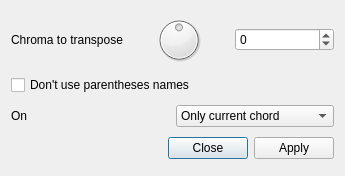
<?xml version="1.0" encoding="UTF-8"?>
<ui version="4.0">
 <class>DialogTranspose</class>
 <widget class="QDialog" name="DialogTranspose">
  <property name="geometry">
   <rect>
    <x>0</x>
    <y>0</y>
    <width>345</width>
    <height>176</height>
   </rect>
  </property>
  <property name="windowTitle">
   <string>Chord transposition</string>
  </property>
  <layout class="QHBoxLayout" name="horizontalLayout_4">
   <item>
    <layout class="QVBoxLayout" name="verticalLayout">
     <item>
      <layout class="QHBoxLayout" name="horizontalLayout">
       <item>
        <widget class="QLabel" name="labelChroma">
         <property name="text">
          <string>Chroma to transpose</string>
         </property>
        </widget>
       </item>
       <item>
        <widget class="QDial" name="dialChroma">
         <property name="minimum">
          <number>-12</number>
         </property>
         <property name="maximum">
          <number>12</number>
         </property>
        </widget>
       </item>
       <item>
        <widget class="QSpinBox" name="spinBoxChorma">
         <property name="minimum">
          <number>-12</number>
         </property>
         <property name="maximum">
          <number>12</number>
         </property>
        </widget>
       </item>
      </layout>
     </item>
     <item>
      <widget class="QCheckBox" name="checkBoxNoParenthese">
       <property name="text">
        <string>Don't use parentheses names</string>
       </property>
      </widget>
     </item>
     <item>
      <layout class="QHBoxLayout" name="horizontalLayout_3">
       <item>
        <widget class="QLabel" name="labelRange">
         <property name="text">
          <string>On</string>
         </property>
        </widget>
       </item>
       <item>
        <widget class="QComboBox" name="comboBoxRange">
         <item>
          <property name="text">
           <string>Only current chord</string>
          </property>
         </item>
         <item>
          <property name="text">
           <string>Only current line</string>
          </property>
         </item>
         <item>
          <property name="text">
           <string>Only current song</string>
          </property>
         </item>
         <item>
          <property name="text">
           <string>WholeDocument</string>
          </property>
         </item>
        </widget>
       </item>
      </layout>
     </item>
     <item>
      <layout class="QHBoxLayout" name="horizontalLayout_2">
       <item>
        <spacer name="horizontalSpacer">
         <property name="orientation">
          <enum>Qt::Horizontal</enum>
         </property>
         <property name="sizeHint" stdset="0">
          <size>
           <width>40</width>
           <height>20</height>
          </size>
         </property>
        </spacer>
       </item>
       <item>
        <widget class="QPushButton" name="pushButtonClose">
         <property name="text">
          <string>Close</string>
         </property>
        </widget>
       </item>
       <item>
        <widget class="QPushButton" name="pushButtonApply">
         <property name="text">
          <string>Apply</string>
         </property>
        </widget>
       </item>
      </layout>
     </item>
    </layout>
   </item>
  </layout>
 </widget>
 <resources/>
 <connections/>
</ui>
